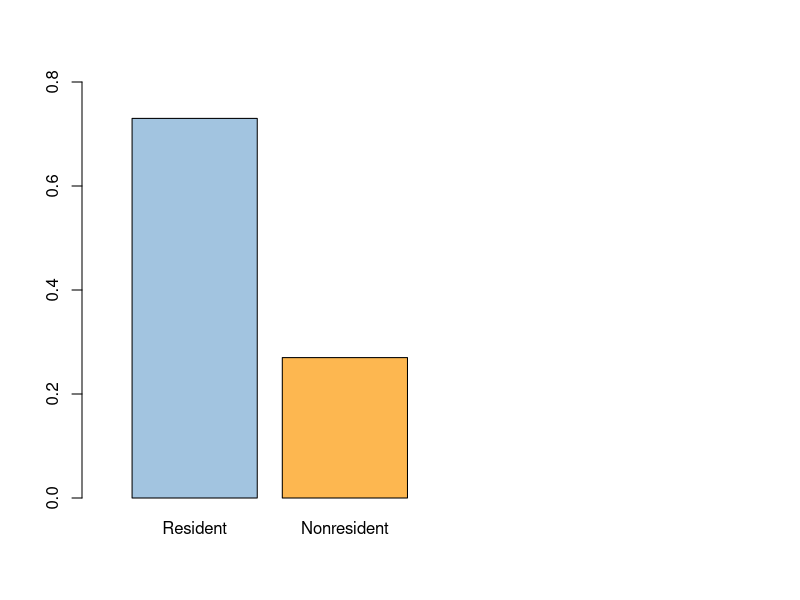
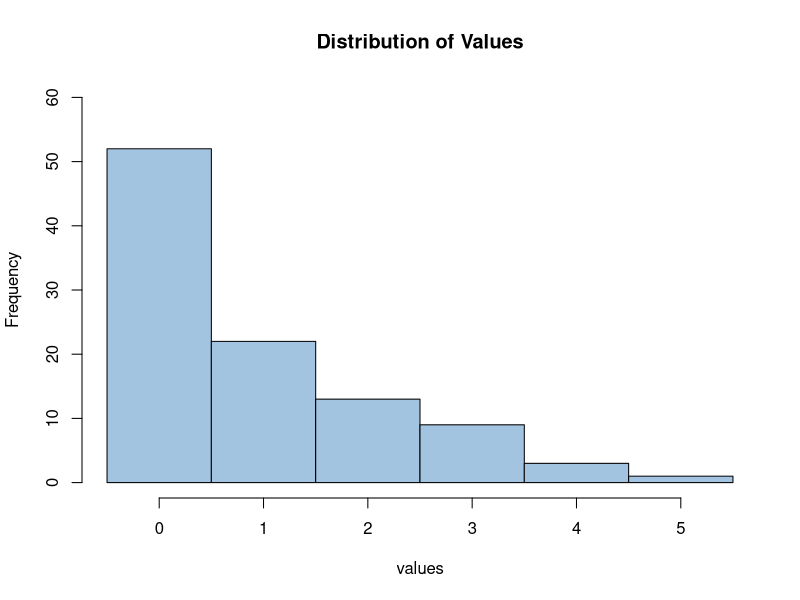
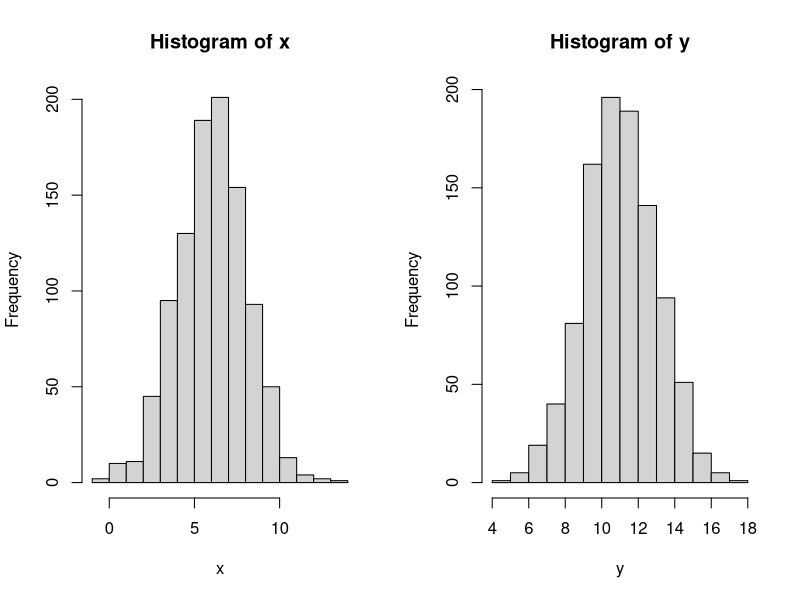
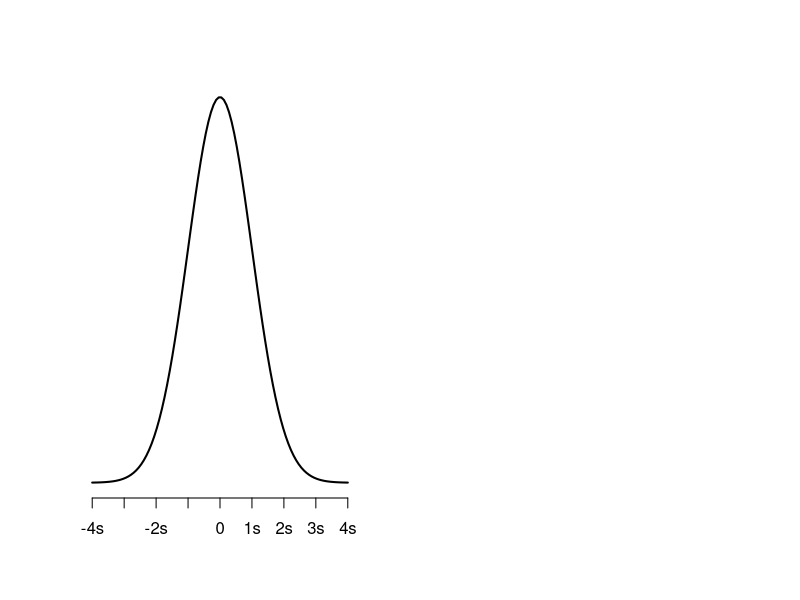

The R script that drew these images, in order:
## ---- chunk 1
knitr::opts_chunk$set(echo = TRUE)
## ---- chunk 2
group = c("Resident", "Nonresident")
values = c(0.73, 0.27)

width = 1

x = barplot(values, 
        names.arg = group, 
        col = c("#A2C4E0", "#FDB750"), 
        beside=TRUE,
        xlim = c(0,5), 
        ylim = c(0,0.8))
## ---- chunk 3
values = c(rep(0,52),rep(1,22),rep(2,13), rep(3,9), rep(4,3), rep(5,1))
hist(values, 
     breaks = c(-0.5, 0.5, 1.5, 2.5, 3.5, 4.5, 5.5), 
     col = '#A2C4E0', 
     main = 'Distribution of Values', 
     ylim = c(0,60), 
     freq = TRUE)

## ---- chunk 4
x = rnorm(1000, 6, 2)
y = rnorm(1000, 11, 2)
par(mfrow=c(1,2))  
hist(x)
hist(y)

#reset par() options
# dev.off()
## ---- chunk 5
#Create a sequence of 100 equally spaced numbers between -4 and 4
x = seq(-4, 4, length=100)

#create a vector of values that shows the height of the probability distribution
#for each value in x
y = dnorm(x, 0, 1)

#plot x and y as a scatterplot with connected lines (type = "l") and add
#an x-axis with custom labels
plot(x,y, type = "l", lwd = 2, axes = FALSE, xlab = "", ylab = "")
axis(1, at = -4:4, labels = c("-4s", "-3s", "-2s", "-1s", "0", "1s", "2s", "3s", "4s"))
